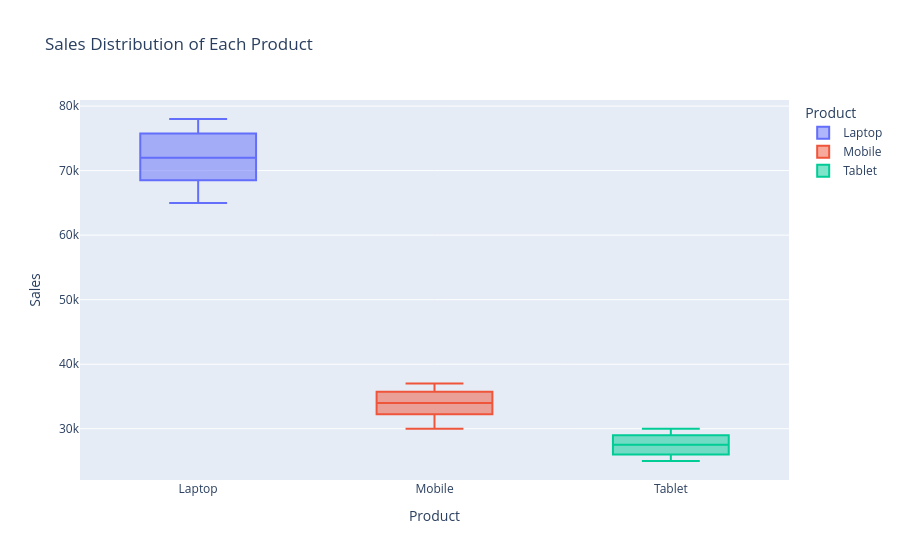

Write notebook code for a chart like this one.
### Code cell
fig = px.box(
    df,
    x="Product",
    y="Sales",
    color="Product",
    title="Sales Distribution of Each Product"
)

fig.show()

### Figure 1 — Plotly figure (JSON) as saved in the notebook; plotly's stock layout.template omitted (floating-point values rounded to 4 significant figures)
{"data": [{"alignmentgroup": "True", "hovertemplate": "Product=%{x}<br>Sales=%{y}<extra></extra>", "legendgroup": "Laptop", "marker": {"color": "#636efa"}, "name": "Laptop", "notched": false, "offsetgroup": "Laptop", "orientation": "v", "showlegend": true, "type": "box", "x": ["Laptop", "Laptop", "Laptop", "Laptop", "Laptop", "Laptop", "Laptop"], "x0": " ", "xaxis": "x", "y": [65000, 70000, 68000, 72000, 75000, 76000, 78000], "y0": " ", "yaxis": "y"}, {"alignmentgroup": "True", "hovertemplate": "Product=%{x}<br>Sales=%{y}<extra></extra>", "legendgroup": "Mobile", "marker": {"color": "#EF553B"}, "name": "Mobile", "notched": false, "offsetgroup": "Mobile", "orientation": "v", "showlegend": true, "type": "box", "x": ["Mobile", "Mobile", "Mobile", "Mobile", "Mobile", "Mobile", "Mobile"], "x0": " ", "xaxis": "x", "y": [30000, 32000, 35000, 33000, 34000, 36000, 37000], "y0": " ", "yaxis": "y"}, {"alignmentgroup": "True", "hovertemplate": "Product=%{x}<br>Sales=%{y}<extra></extra>", "legendgroup": "Tablet", "marker": {"color": "#00cc96"}, "name": "Tablet", "notched": false, "offsetgroup": "Tablet", "orientation": "v", "showlegend": true, "type": "box", "x": ["Tablet", "Tablet", "Tablet", "Tablet", "Tablet", "Tablet"], "x0": " ", "xaxis": "x", "y": [25000, 27000, 26000, 28000, 29000, 30000], "y0": " ", "yaxis": "y"}], "layout": {"boxmode": "overlay", "legend": {"title": {"text": "Product"}, "tracegroupgap": 0}, "title": {"text": "Sales Distribution of Each Product"}, "xaxis": {"anchor": "y", "categoryarray": ["Laptop", "Mobile", "Tablet"], "categoryorder": "array", "domain": [0, 1], "title": {"text": "Product"}}, "yaxis": {"anchor": "x", "domain": [0, 1], "title": {"text": "Sales"}}}}
